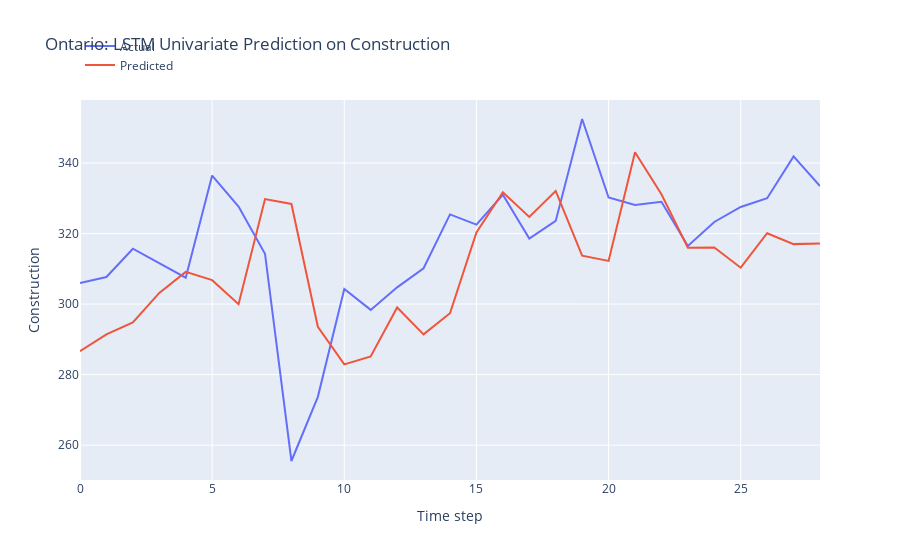

Notebook source saved alongside this figure:
### Markdown cell above
LSTM Model Development

### Code cell
n_features = 1
X_train = X_train.reshape(X_train.shape[0], X_train.shape[1], n_features)

# define model
model = Sequential()
model.add(LSTM(50, activation='relu', input_shape=(n_steps, n_features)))
model.add(Dense(1))

# model = Sequential()
# model.add(LSTM(100, activation='relu', input_shape=(n_steps, n_features), kernel_regularizer=L2(0.001), return_sequences=True))
# model.add(LSTM(50, activation='relu', kernel_regularizer=L2(0.01)))
# model.add(Dense(1))

def r_squared(y_true, y_pred):
    SS_res =  K.sum(K.square(y_true - y_pred)) 
    SS_tot = K.sum(K.square(y_true - K.mean(y_true))) 
    return ( 1 - SS_res/(SS_tot + K.epsilon()) )

# Compile the model
model.compile(optimizer='adam', 
              loss='mse',
              metrics=[r_squared])

early_stopping = EarlyStopping(monitor='loss', patience=5, restore_best_weights=True)

# fit model
history = model.fit(X_train, y_train, 
          epochs = 20,
          batch_size = 32,
          verbose = 0,
          callbacks=[early_stopping])

# Obtain the MSE and R-squared from the last epoch
last_epoch_mse = history.history['loss'][-1]
last_epoch_r_squared = history.history['r_squared'][-1]

# Print the MSE and R-squared
print("Mean Squared Error (MSE) from the last epoch:", last_epoch_mse)
print("R-squared from the last epoch:", last_epoch_r_squared)

# plot loss and r2 score
plt.figure(figsize=(10, 6))

# Plot train loss
plt.plot(history.history['loss'], label='Train Loss')

# Plot train R-squared score
plt.plot(history.history['r_squared'], label='Train R2')

plt.title('Model Training Loss and R-squared Score')
plt.xlabel('Epochs')
plt.ylabel('Value')
plt.legend()
plt.grid(True)
plt.show()

# Evaluate the model
loss = model.evaluate(X_test, y_test)
print("MSE and R_squared:", loss)

# make prediction on test data
X_test = X_test.reshape(X_test.shape[0], X_test.shape[1], n_features)
y_pred = model.predict(X_test)

# Print the first 5 predictions and actual values
print("Predictions:")
flattened_predictions = [pred[0] for pred in y_pred[:10]]
print(flattened_predictions)
# print(y_pred[:10].tolist())
print("Actual values:")
rounded_actual_values = [round(value, len(str(prediction).split('.')[1])) for value, prediction in zip(y_test[:10], flattened_predictions)]
print(rounded_actual_values)

# plot the actual and predicted values for test data
trace1 = go.Scatter(x=np.arange(len(y_test)), y=y_test.flatten(), mode='lines', name='Actual')
trace2 = go.Scatter(x=np.arange(len(y_pred)), y=y_pred.flatten(), mode='lines', name='Predicted')

# Create layout
layout = go.Layout(
    title='Ontario: LSTM Univariate Prediction on Construction',
    xaxis=dict(title='Time step'),
    yaxis=dict(title='Construction'),
    legend=dict(x=0, y=1.18)
)

# Create figure
fig = go.Figure(data=[trace1, trace2], layout=layout)

# Show plot
fig.show()

### Figure 1 — Plotly figure (JSON) as saved in the notebook; plotly's stock layout.template omitted (floating-point values rounded to 4 significant figures)
{"data": [{"mode": "lines", "name": "Actual", "type": "scatter", "x": [0, 1, 2, 3, 4, 5, 6, 7, 8, 9, 10, 11, 12, 13, 14, 15, 16, 17, 18, 19, 20, 21, 22, 23, 24, 25, 26, 27, 28], "y": [306.0, 307.7, 315.7, 311.7, 307.5, 336.4, 327.6, 314.3, 255.5, 273.7, 304.3, 298.3, 304.7, 310.1, 325.4, 322.5, 331.0, 318.6, 323.6, 352.5, 330.2, 328.1, 329.0, 316.5, 323.3, 327.5, 330.0, 341.9, 333.5]}, {"mode": "lines", "name": "Predicted", "type": "scatter", "x": [0, 1, 2, 3, 4, 5, 6, 7, 8, 9, 10, 11, 12, 13, 14, 15, 16, 17, 18, 19, 20, 21, 22, 23, 24, 25, 26, 27, 28], "y": [286.6, 291.4, 294.8, 303.2, 309.1, 306.8, 300.0, 329.8, 328.4, 293.6, 282.9, 285.1, 299.0, 291.4, 297.4, 320.3, 331.7, 324.7, 332.1, 313.7, 312.2, 343.1, 331.1, 316.0, 316.1, 310.3, 320.1, 317.0, 317.2]}], "layout": {"legend": {"x": 0, "y": 1.18}, "title": {"text": "Ontario: LSTM Univariate Prediction on Construction"}, "xaxis": {"title": {"text": "Time step"}}, "yaxis": {"title": {"text": "Construction"}}}}
